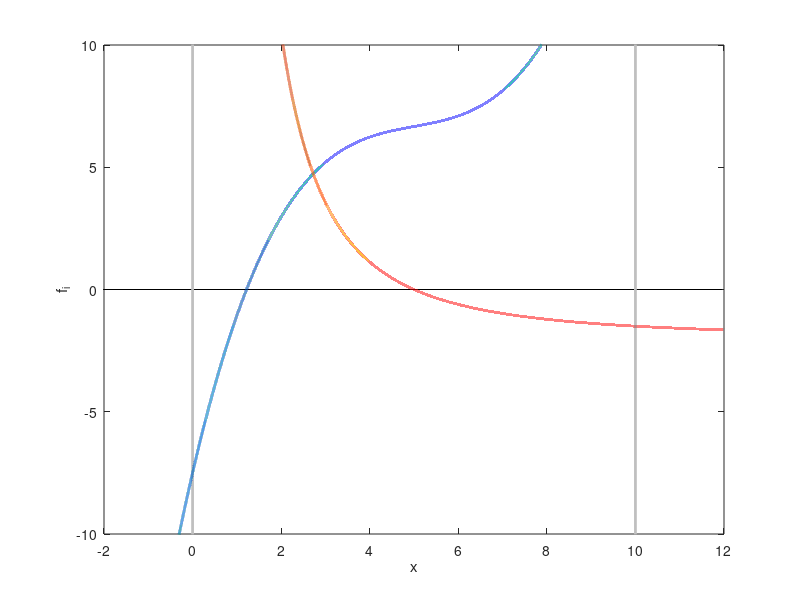

Reproduce this figure in MATLAB. (Note: this script raises an error after producing the figure.)
%EX1A
%
%   Use of GCMMA to solve a 1-D optimization problem.

% Mattias Schevenels
% February 2021

% GCMMA PARAMETERS
% xmin, xmax:     Box constraints
% x:              Initial value
% move:           Move limit (relative to xmax-xmin)
% low:            Lower asymptote: use -INF for SLP,   0 for CONLIN, [] for MMA
% upp:            Upper asymptote: use  INF for SLP, INF for CONLIN, [] for MMA
% sinit           Asymptotes relative initial position.
% sincr           Factor used to increase the distance between the asymptotes
% sdecr           Factor used to decrease the distance between the asymptotes
% mu              Relative distance to keep away from the asymptotes
preset = 1;
switch preset
  case  1, xmin = 0;   xmax = 10; x =  3; move = inf;  low = [];   upp = [];  sinit = 0.5;  sincr = 1.2; sdecr = 0.7; mu = 0;
end

% DEFINE PLOT COLORS
darkblue = [0.000 0.447 0.741];
darkred = [0.850 0.325 0.098];
black = [0.000 0.000 0.000];
darkgray = [0.400 0.400 0.400];
lightgray = [0.750 0.750 0.750];

% PREPARE FIGURE
X = [-2:0.0001:12];
F0 = 1/3*X+1/10*(X-5).^3+5;
F = 50./X.^2-2;
fprintf('\nBlue line: objective function f0(x)\n');
fprintf('Red line: constraint f1(x)\n');
fprintf('Gray lines: box constraints xmin and xmax\n\n');
figure;
plot([-1e6 1e6],[0 0],'Color',black);
hold('on');
plot([xmin xmin],[-1e6 1e6],'LineWidth',2,'Color',lightgray);
plot([xmax xmax],[-1e6 1e6],'LineWidth',2,'Color',lightgray);
hf0 = plot(nan,nan,'Color',darkblue);
hf = plot(nan,nan,'Color',darkred);
halpha = plot(nan,nan,'Color',lightgray);
hbeta = plot(nan,nan,'Color',lightgray);
plot(X,F0,'LineWidth',2,'Color',darkblue);
plot(X,F,'LineWidth',2,'Color',darkred);
hf0 = plot(nan,nan,'Color',darkblue);
hf = plot(nan,nan,'Color',darkred);
hf0x = plot(nan,nan,'o','MarkerEdgeColor',darkblue,'MarkerFaceColor',darkblue);
hfx = plot(nan,nan,'o','MarkerEdgeColor',darkred,'MarkerFaceColor',darkred);
hx = plot(nan,nan,'o','MarkerEdgeColor',darkgray,'MarkerFaceColor',darkgray);
hxnew = plot(nan,nan,'o','MarkerEdgeColor',black,'MarkerFaceColor',black);
xlim([-2 12]);
ylim([-10 10]);
xlabel('x');
ylabel('f_i');
pause;

% OPTIMIZATION LOOP
iter = 1;
mmaparams = [];
tol = 1e-4;
change = inf;
history = struct;
while change>tol

  % OBJECTIVE FUNCTION AND CONSTRAINTS
  f0 = 1/3*x+1/10*(x-5)^3+5;
  f = 50/x^2-2;

  % SENSITIVITIES
  if iter==1 || (f0<=subp.f0e && all(f<=subp.fe))
    df0dx = 1/3+3/10*(x-5)^2;
    dfdx = -100/x^3;
  end

  % GCMMA UPDATE
  [xnew,y,z,lmult,mmaparams,subp,change] = gcmma(x,xmin,xmax,f0,f,df0dx,dfdx,mmaparams,move,low,upp,sinit,sincr,sdecr,mu,'silent');

  % COLLECT CONVERGENCE HISTORY
  history.iter(:,iter) = iter;
  history.x(:,iter) = x;
  history.low(:,iter) = subp.low;
  history.upp(:,iter) = subp.upp;
  history.f0(:,iter) = f0;
  history.f(:,iter) = f;

  % PRINT AND PLOT RESULTS
  if ~isinf(change)
    fprintf('--------------------------------------------------\n');
    fprintf('OUTER ITERATION %i\n\n',mmaparams.outeriter);
    fprintf('Current value x = %0.5f\n',x);
    if iter>1
      fprintf('Change = %0.5f\n\n',change);
    else
      fprintf('\n');
    end
    fprintf('Objective function f0(x) = %0.5f\n',f0);
    fprintf('Constraint f1(x) = %0.5f\n\n',f);
    fprintf('Lower asymptote L = %0.5f\n',subp.low);
    fprintf('Upper asymptote U = %0.5f\n\n',subp.upp);
    fprintf('Conservatism parameter rho0 = %0.5f\n',mmaparams.raa0);
    fprintf('Conservatism parameter rho1 = %0.5f\n\n',mmaparams.raa);
    [F0,F] = mmasubp(subp,X);
    set(hf0x,'XData',x,'YData',f0);
    set(hfx,'XData',x,'YData',f);
    set(hf0,'XData',X,'YData',F0);
    set(hf,'XData',X,'YData',F);
    set(hxnew,'XData',xnew,'YData',0);
    set(hx,'XData',x,'YData',0);
    set(halpha,'XData',[subp.alpha subp.alpha],'YData',[-1e6 1e6]);
    set(hbeta,'XData',[subp.beta subp.beta],'YData',[-1e6 1e6]);
  else
    fprintf('--------------------------------------------------\n');
    fprintf('INNER ITERATION %i\n\n',mmaparams.inneriter);
    fprintf('Conservatism parameter rho0 = %0.5f\n',mmaparams.raa0);
    fprintf('Conservatism parameter rho1 = %0.5f\n\n',mmaparams.raa);
    [F0,F] = mmasubp(subp,X);
    set(hf0,'XData',X,'YData',F0);
    set(hf,'XData',X,'YData',F);
    set(hxnew,'XData',xnew);
  end
  pause;

  % CHECK CONVERGENCE CRITERION AND MOVE ON TO NEXT ITERATION
  if change>tol
    iter = iter+1;
    x = xnew;
  end
end

% PRINT FINAL MESSAGE
fprintf('--------------------------------------------------\n');
fprintf('CONVERGENCE CRITERION SATISFIED - TERMINATING\n\n');
